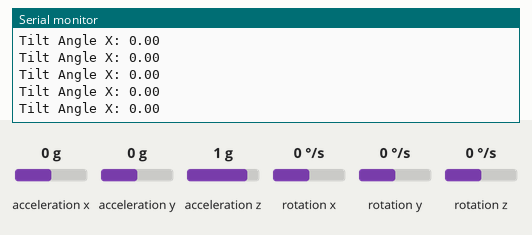
Simulated run of this sketch. Board: Arduino Uno, built with avr-gcc and run on an emulated ATmega328P. Shown: the last lines printed to the serial monitor. Inputs (shaded band) come from the test bench; at power-on: acceleration x 0 g, acceleration z 1 g, acceleration y 0 g, rotation x 0 °/s, rotation y 0 °/s, rotation z 0 °/s.

Above: at 1.2 s.
1.3 s: acceleration x set to -1.4 g
At 2.4 s:
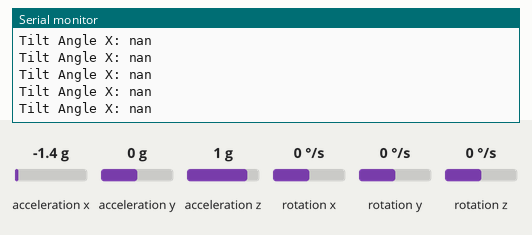
6.2 s: acceleration z set to -1.4 g
At 7.0 s:
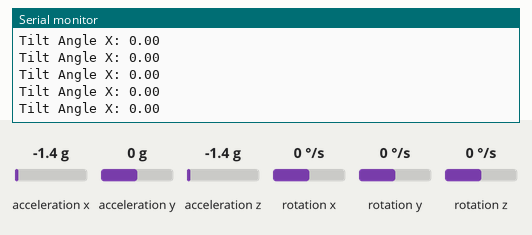
9.2 s: acceleration y set to -1.4 g
At 10.3 s:
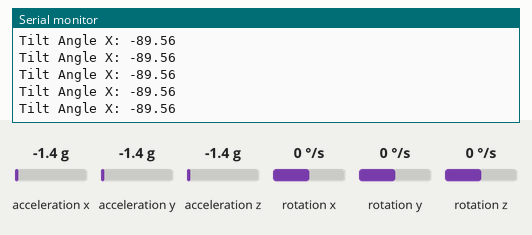
12.2 s: acceleration y set to 0.8 g
Timing chart, 0 to 13.1 s (numbered marks = the images above; inputs shaded):
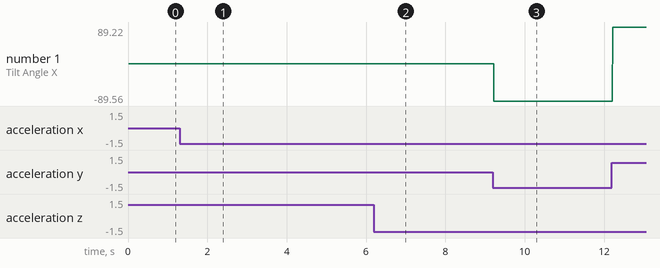

The sketch:

MPU6050-rotation-xAxis.ino
```cpp
#include "I2Cdev.h"
#include "MPU6050.h"

#if I2CDEV_IMPLEMENTATION == I2CDEV_ARDUINO_WIRE
#include "Wire.h"
#endif

MPU6050 accelgyro;

int16_t ax, ay, az;
float angleX = 0.0; // Angle around the X-axis

#define LED_PIN 2
bool blinkState = false;

void setup() {
    #if I2CDEV_IMPLEMENTATION == I2CDEV_ARDUINO_WIRE
    Wire.begin();
    #elif I2CDEV_IMPLEMENTATION == I2CDEV_BUILTIN_FASTWIRE
    Fastwire::setup(400, true);
    #endif

    Serial.begin(38400);
    Serial.println("Initializing I2C devices...");
    accelgyro.initialize();

    Serial.println("Testing device connections...");
    Serial.println(accelgyro.testConnection() ? "MPU6050 connection successful" : "MPU6050 connection failed");
}

void loop() {
    accelgyro.getAcceleration(&ax, &ay, &az);

    // Calculate tilt angle using accelerometer data
    angleX = atan2(ay, sqrt(ax * ax + az * az)) * 180 / PI;

    // Print the tilt angle around X-axis
    Serial.print("Tilt Angle X: ");
    Serial.println(angleX);

}
```

Measured:
- after the input at 1.3 s, the serial monitor: prints a new line at once (image 1)
- after the input at 6.2 s, the serial monitor: prints a new line at once (image 2)
- after the input at 9.2 s, the serial monitor: prints a new line at once (image 3)
- plotted number 1: 0 → -89.56 after the input at 9.2 s, -89.56 → 89.22 after the input at 12.2 s
